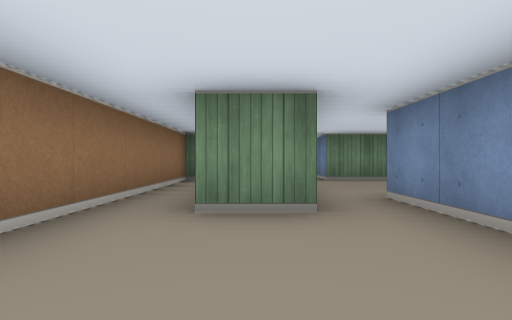
view 1 (above)

24 first-person views from a walk through a cub3D maze. The camera is about half as high as the walls, looks level and sees 80° across. The floor is counted in squares. Each view is taken from the middle of a square. On the plan, view 1 faces up. The plan holds only what a view shows up to about 9 squares ahead; the rest is blank.

view 2
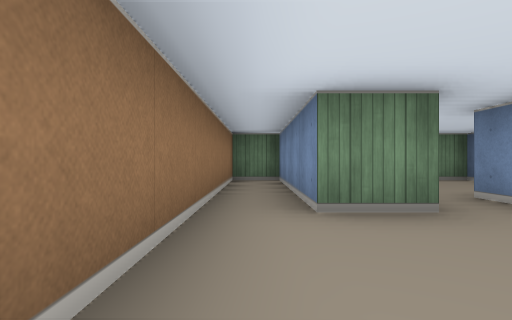

view 3
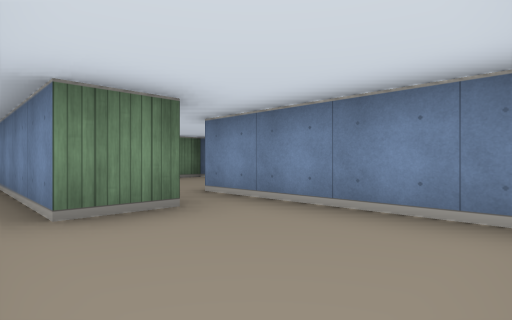

view 4
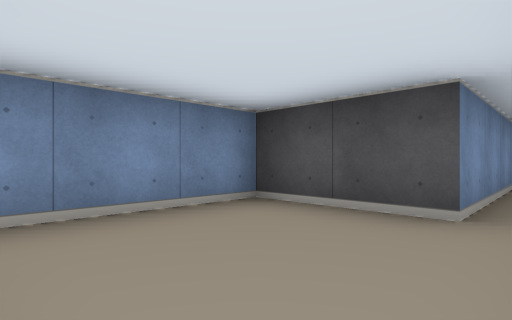

view 5
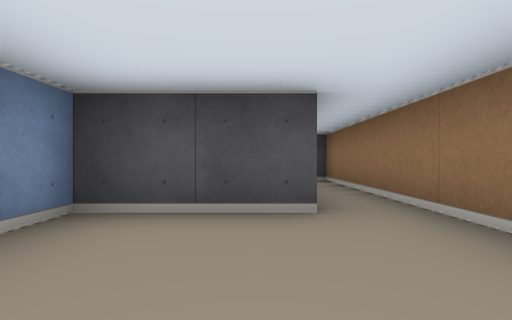

view 6
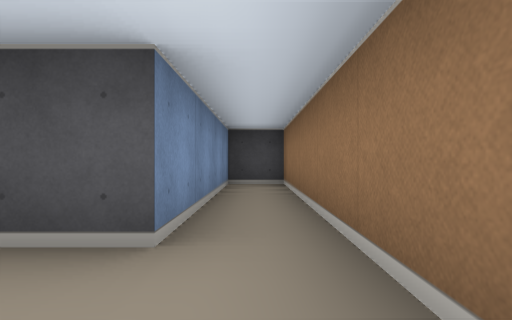

view 7
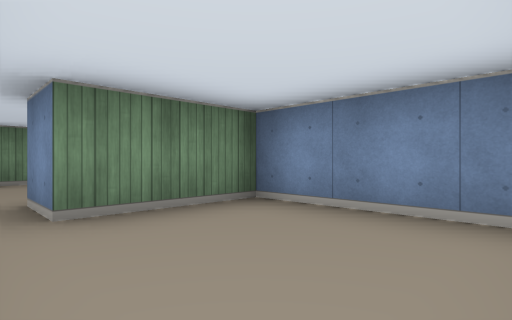

view 8
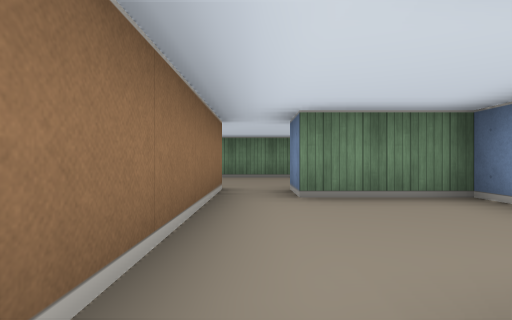

view 9
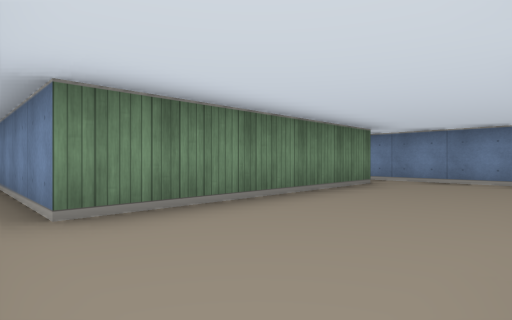

view 10
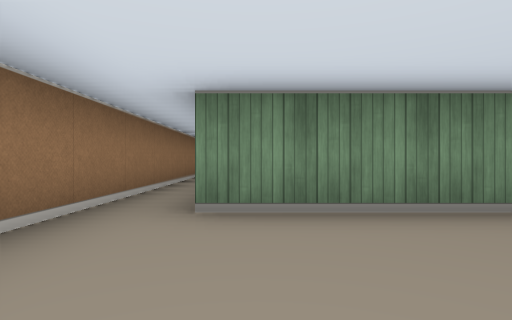

view 11
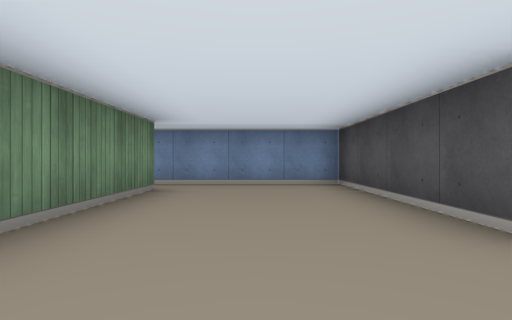

view 12
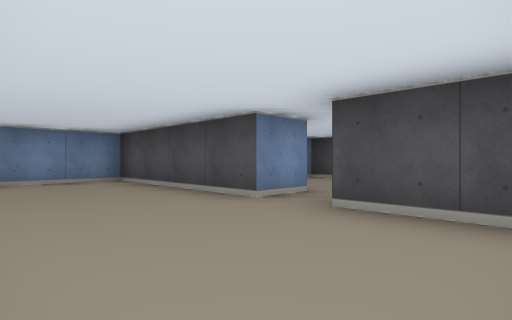

view 13
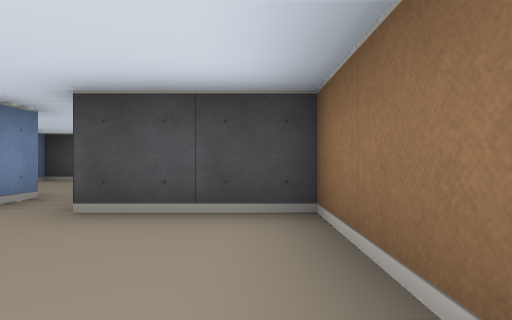

view 14
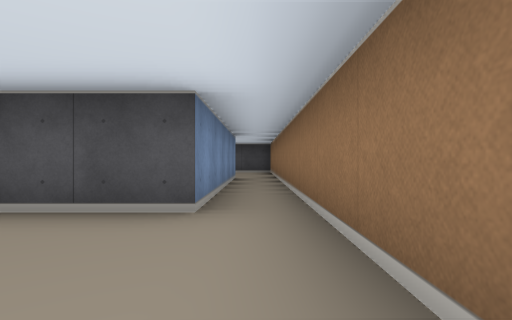

view 15
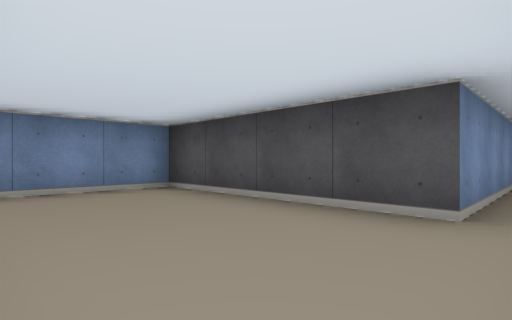

view 16
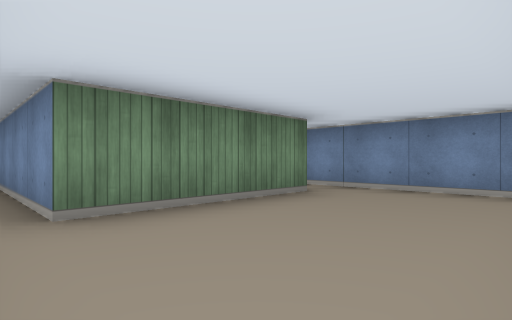

view 17
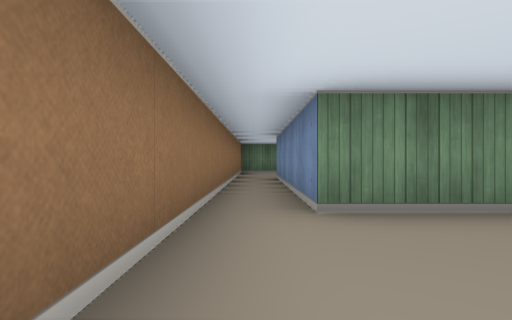

view 18
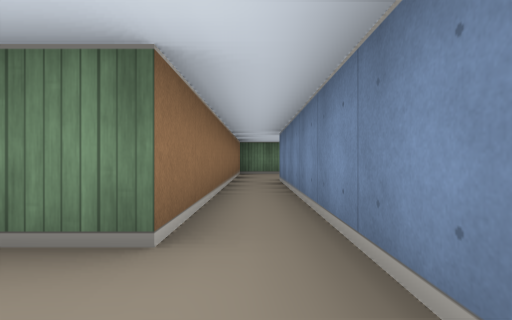

view 19
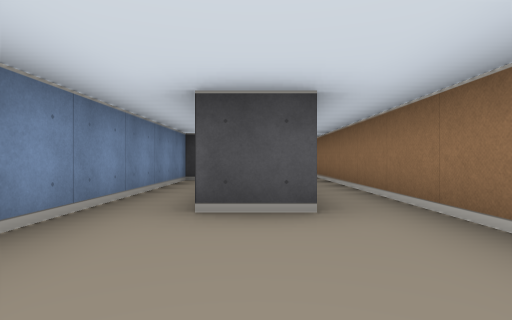

view 20
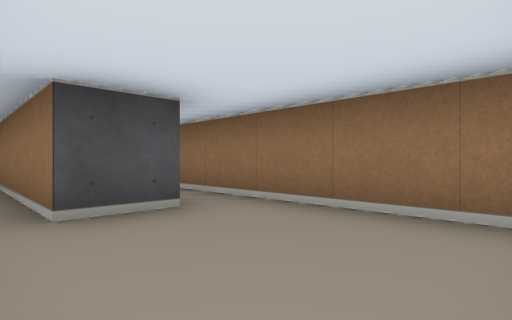

view 21
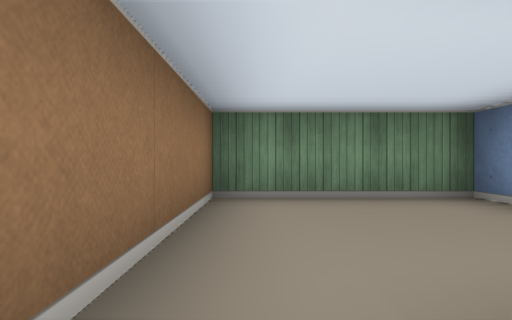

view 22
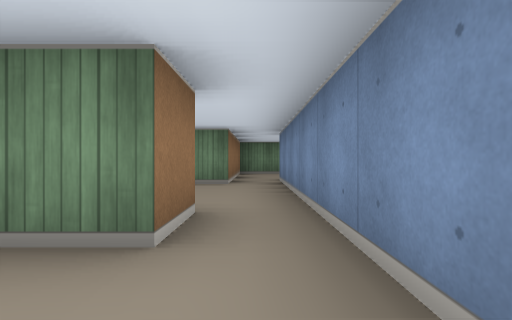

view 23
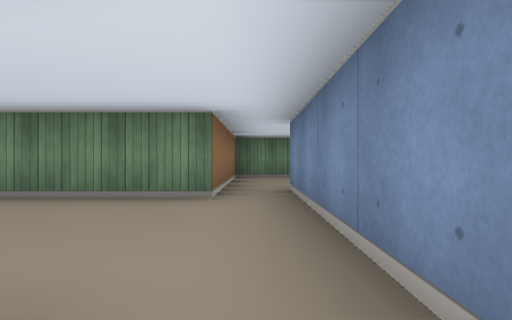

view 24
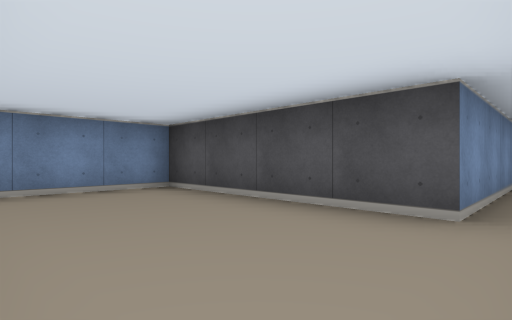

### Floor plan
Points are (right, up) in squares from view 1. A wall is a line through its corners. A room is listed if a view was taken in it or the views show most of it. See-through windows are left out.
Room 1 (views 1, 2, 3, 4, 5, 6, 8)
walls: (0.5, 2.5) (-0.5, 2.5) (-0.5, 6.5) (-1.5, 6.5) (-1.5, -4.5) (-0.5, -4.5) (-0.5, -0.5) (1.5, -0.5) (1.5, 3.5)
ways out: opening at (1, 3) to room 2
Room 2 (view 7)
walls: (2.9, 3.5) (3.5, 3.5) (3.5, 6.5) (1.5, 6.5); (0.5, 6.5) (0.5, 3.5)
ways out: opening at (1, 3) to room 1; opening at (1, 7) to room 3
Room 3 (views 9, 10, 11, 12, 13, 22, 23)
walls: (4.5, 11.5) (4.5, 10.5) (-0.5, 10.5) (-0.5, 15.5); (1.5, 6.5) (1.5, 7.5) (5.5, 7.5) (5.5, 11.5); (-1.5, 15.5) (-1.5, 7.5) (0.5, 7.5) (0.5, 6.5)
ways out: opening at (1, 7) to room 2; opening at (-1, 15) to room 4; opening at (5, 11) to room 7
Room 4 (views 14, 15, 16, 17, 18, 21)
walls: (-0.5, 15.5) (3.5, 15.5) (3.5, 23.4); (2.5, 23.4) (2.5, 18.5) (-0.5, 18.5) (-0.5, 23.2); (-1.5, 23.5) (-1.5, 15.5)
ways out: opening at (-1, 15) to room 3; opening at (-1, 23) to room 5; opening at (3, 23)
Room 5 (views 19, 20)
walls: (-0.5, 23.5) (0.5, 23.5) (0.5, 20.2); (1.5, 25.9) (1.5, 26.5) (-1.5, 26.5) (-1.5, 23.5); (1.5, 19.5) (1.5, 24.2)
ways out: opening at (-1, 23) to room 4
Room 6 (view 24)
walls: (5.9, 18.5) (4.5, 18.5) (4.5, 15.5); (5.5, 15.5) (9.5, 15.5) (9.5, 17.6)
ways out: opening at (5, 15) to room 7
Room 7 (no view inside)
walls: (4.5, 15.5) (4.5, 14.5) (2, 14.5); (5.5, 11.5) (5.5, 15.5)
ways out: opening at (5, 11) to room 3; opening at (5, 15) to room 6

Where each view was taken, in squares from view 1:
view 1: 0 up, 0 right, facing up
view 2: 0 up, 1 left, facing up
view 3: 0 up, 1 left, facing up-right
view 4: 2 up, 1 left, facing down-right
view 5: 2 up, 0 right, facing down
view 6: 1 up, 1 left, facing down
view 7: 4 up, 1 right, facing up-right
view 8: 3 up, 1 right, facing up
view 9: 8 up, 1 left, facing up-right
view 10: 8 up, 0 right, facing up
view 11: 9 up, 0 right, facing right
view 12: 10 up, 1 left, facing down-right
view 13: 10 up, 1 left, facing down
view 14: 18 up, 1 left, facing down
view 15: 18 up, 1 left, facing down-right
view 16: 16 up, 1 left, facing up-right
view 17: 16 up, 1 left, facing up
view 18: 17 up, 3 right, facing up
view 19: 26 up, 0 right, facing down
view 20: 26 up, 1 right, facing down-left
view 21: 23 up, 1 left, facing up
view 22: 9 up, 5 right, facing up
view 23: 11 up, 5 right, facing up
view 24: 18 up, 5 right, facing down-right
